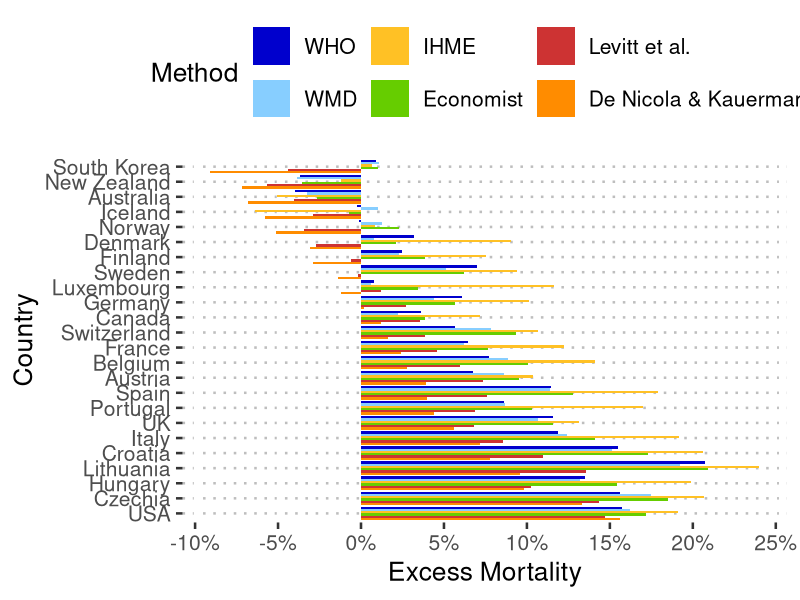

The R script that drew this image:
setwd(dirname(rstudioapi::getActiveDocumentContext()$path)) #set directory to current

library(readxl)
library(tidyverse)
library(ggpubr)

rm(list=ls()) # clear environment

#load table from excel
comparison_table <- read_excel("comparison_table.xlsx")

#order table as in paper
comparison_table <- comparison_table[order(comparison_table$`De Nicola & Kauermann`),]

#format table and variables for ggplot
table_long <- pivot_longer(comparison_table,cols = 2:7, names_to = "Method", values_to = "Excess")
table_long$Method <- factor(table_long$Method, levels = c("De Nicola & Kauermann", "Levitt et al.", "Economist", "IHME", "WMD", "WHO"))
table_long$Country <- factor(table_long$Country, levels = comparison_table$Country)



#define vector of colours for the bars
colours <- c("darkorange","brown3", "chartreuse3", "goldenrod1", "skyblue1","blue3")

#produce plot
ggplot(table_long, aes(fct_rev(Country), Excess)) +   
  geom_bar(aes(fill = Method), position = "dodge", stat="identity") +
  coord_flip() + 
  guides(fill = guide_legend(reverse = TRUE)) +
  theme_pubclean(base_size = 19) +
  theme(legend.key.size = unit(1, 'cm')) +
  xlab("Country") +
  ylab("Excess Mortality") +
  scale_fill_manual(values= colours) +
  scale_y_continuous(labels = scales::percent, breaks = c(-0.15,-0.10, -0.05, 0.00, 0.05, 0.10, 0.15, 0.20, 0.25)) 

ggsave("_comparison.pdf",width = 10, height = 14.5)
